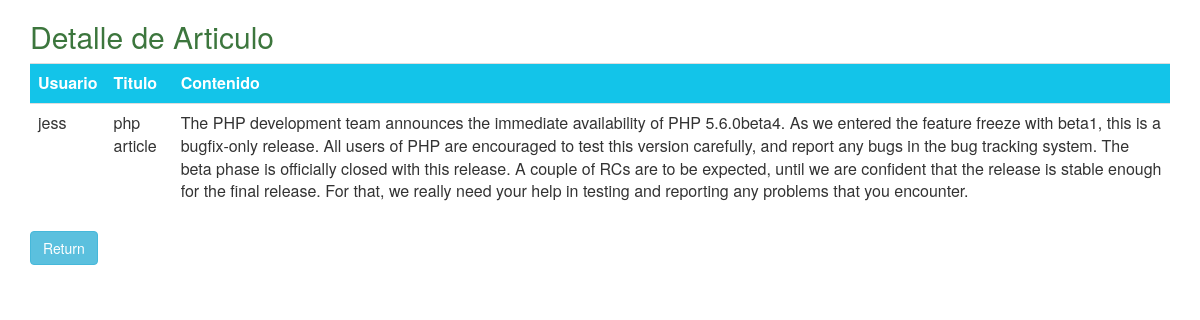
The page /controllers/articulo.php?id=3 on the database its author committed.
### tables this page shows
CREATE TABLE `article` (
  `id_article` int(11) NOT NULL AUTO_INCREMENT,
  `id_user` int(11) NOT NULL,
  `date` timestamp NOT NULL DEFAULT CURRENT_TIMESTAMP,
  `title` varchar(100) NOT NULL,
  `body` longtext,
  PRIMARY KEY (`id_article`),
  KEY `id_user` (`id_user`),
  CONSTRAINT `article_ibfk_1` FOREIGN KEY (`id_user`) REFERENCES `user` (`id_user`)
);

CREATE TABLE `user` (
  `id_user` int(11) NOT NULL AUTO_INCREMENT,
  `login` varchar(60) NOT NULL,
  `password` varchar(200) NOT NULL,
  `name` varchar(100) NOT NULL,
  `last_name` varchar(100) DEFAULT NULL,
  `email` varchar(100) NOT NULL,
  `birth_date` date DEFAULT NULL,
  PRIMARY KEY (`id_user`)
);

### controllers/articulo.php (called while the page is built, shortened)
<?php
require_once 'models/model.php';
$id = $_GET['id'];
$datos = new Conexion;
$datos = $datos->getArticuloById($id);
require_once 'views/articulo.php';
?>

### models/model.php (called while the page is built, shortened)
<?php
class Conexion
{
	private function conectar()
	{
		$con = mysqli_connect(HOST,USER, PASS) or die ('Error con la conexion');
		mysqli_select_db($con,DB);
		return $con;
	}
	public function getArticuloById($id)
	{
		$con = $this->conectar();
		$query = "SELECT user.login,article.title,article.body FROM user,article
					WHERE (article.id_article = '$id' AND article.id_user = user.id_user)";
		$result = mysqli_query($con,$query) or die ('No se pudo mostrar el articulo');
		return $result;
	}
}
?>

### views/articulo.php (the view, shortened to what this page needs)
<DOCTYPE html>
<html>
<head>
	<link rel="stylesheet" type="text/css" href="../css/bootstrap.min.css">
</head>
<body>
	<main class="container">
		<article>
			<h2 class="text-success">Detalle de Articulo</h2>
			<table class="table">
				<tr>
					<th>Usuario		</th>
					<th>Titulo		</th>
					<th>Contenido	</th>
				</tr>
			<? foreach($datos as $dato): ?>
				<tr>
				<td><?= $dato['login'] ?></td>
				<td><?= $dato['title'] ?></td>
				<td><?= $dato['body'] ?></td>
				</tr>
			<? endforeach; ?>
			</table>
		</article>
		<section>
			<a href="articulos.php" class="btn btn-info">Return</a>
		</section>
	</main>
</body>
</html>

### views/articulo.php (style rules this page uses)
th { background-color:#13C4E9; color:#FFFFFF; }

### rows shown on the page
article: id_user.login "jess", title "php article", body "The PHP development team announces the immediate availability of PHP 5.6.0beta4. As we entered the feature freeze with beta1, this is a bugfix-only release. All users of PHP are encouraged to test this version carefully, and report any bugs in the bug tracking system. The beta phase is officially closed with this release. A couple of RCs are to be expected, until we are confident that the release is stable enough for the final release. For that, we really need your help in testing and reporting any problems that you encounter."
